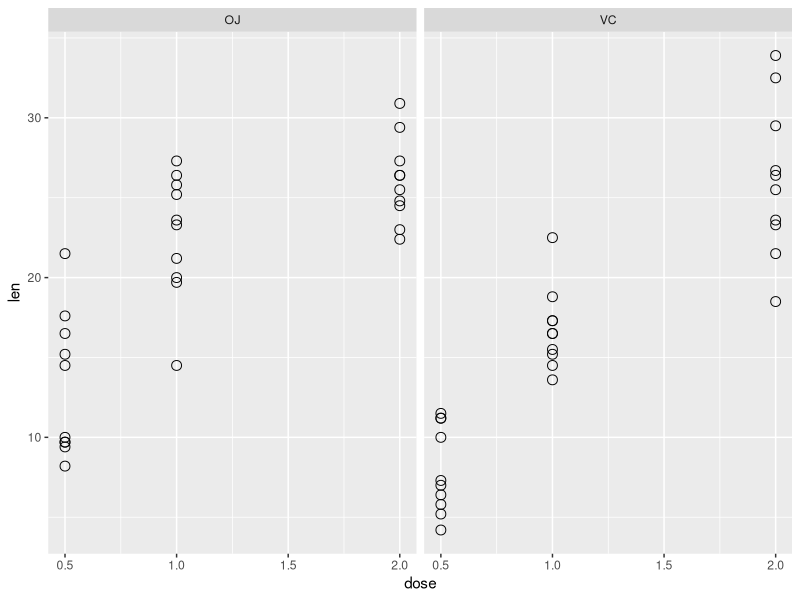

This chart was generated by the following R code: (Note: this script raises an error after producing the figure.)
## ---- chunk 1
data("ToothGrowth")
str(ToothGrowth)
rbind(head(ToothGrowth,2), tail(ToothGrowth,2))
## ---- chunk 2
summary(ToothGrowth)

library(ggplot2)
tg <- ggplot(ToothGrowth, aes(x = dose, y = len), col = supp) + 
    geom_point(shape = 1, size = 3) + 
    facet_wrap(~ supp)
tg
## ---- chunk 3
lenDose1 <- subset(ToothGrowth, dose %in% c(0.5,1))
lenDose2 <- subset(ToothGrowth, dose %in% c(0.5,2))
lenDose3 <- subset(ToothGrowth, dose %in% c(1,2))

rbind(
    t.test(len ~ dose, paired = TRUE, var.equal = FALSE, data = lenDose1)$conf,
    t.test(len ~ dose, paired = TRUE, var.equal = FALSE, data = lenDose2)$conf,
    t.test(len ~ dose, paired = TRUE, var.equal = FALSE, data = lenDose3)$conf
)
## ---- chunk 4
rbind(
    t.test(len ~ dose, paired = TRUE, var.equal = FALSE, data = lenDose1)$p.value,
    t.test(len ~ dose, paired = TRUE, var.equal = FALSE, data = lenDose2)$p.value,
    t.test(len ~ dose, paired = TRUE, var.equal = FALSE, data = lenDose3)$p.value
)
## ---- chunk 5
t.test(len ~ supp, paired = TRUE, var.equal = FALSE, data = ToothGrowth)
